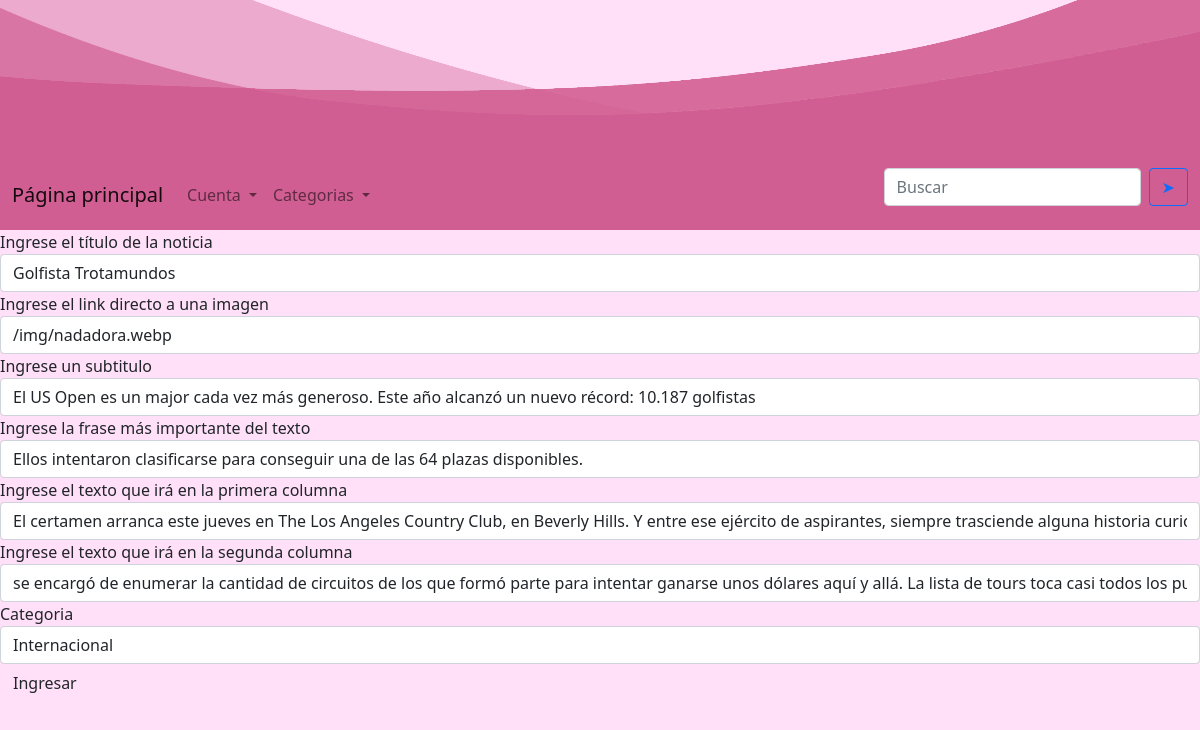
The page /modificar/2 on the database as committed earlier.
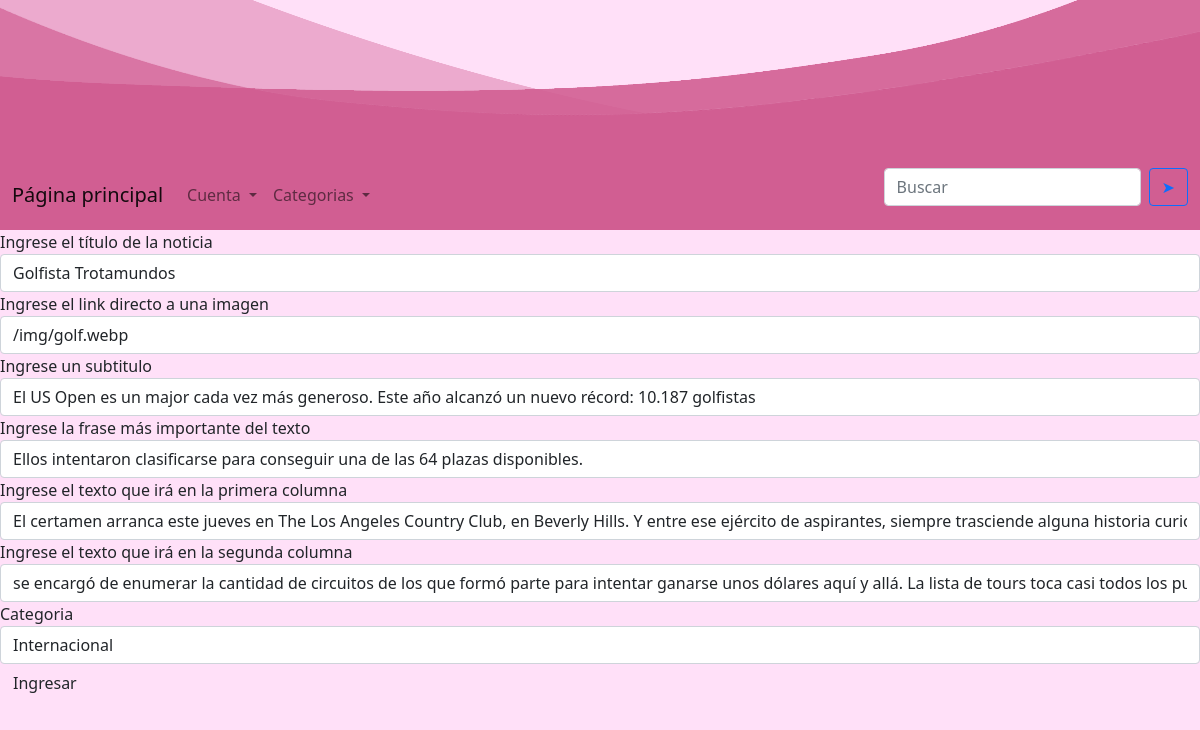
The same page on the database as committed later.
### app.py (models this page shows)
class Noticia(db.Model):
    __tablename__ = "Noticias"
    id = db.Column(db.Integer, primary_key=True)
    titulo = db.Column(db.String(50), nullable=False)
    imagen = db.Column(db.String(120), nullable=False)
    subtitulo = db.Column(db.String(300), nullable=False)
    resaltado = db.Column(db.String(500), nullable=False)
    columna1 = db.Column(db.String(2000), nullable=False)
    columna2 = db.Column(db.String(2000), nullable=False)
    categoria = db.Column(db.String(16), nullable=False)

### app.py (the view, shortened to what this page needs)
@app.route('/modificar/<int:id>', methods=['GET', 'POST'])
def modificar(id):
    modificar = Modificar()
    noticia_a_modificar = Noticia.query.get_or_404(id)
    modificar.titulo.data    = noticia_a_modificar.titulo
    modificar.imagen.data    = noticia_a_modificar.imagen
    modificar.subtitulo.data = noticia_a_modificar.subtitulo
    modificar.resaltado.data = noticia_a_modificar.resaltado
    modificar.columna1.data  = noticia_a_modificar.columna1
    modificar.columna2.data  = noticia_a_modificar.columna2
    modificar.categoria.data = noticia_a_modificar.categoria
    return render_template("modificar-noticia.html", form=modificar, noticia_a_modificar=noticia_a_modificar)

### ModificarNoticia.py
class Modificar(FlaskForm):
    titulo = StringField("Ingrese el título de la noticia", validators=[DataRequired(),Length(min=5, max=50,message="El largo del título debe ser mayor a 5 y menor a 50.")])
    imagen = StringField("Ingrese el link directo a una imagen", validators=[DataRequired()])
    subtitulo = StringField("Ingrese un subtitulo", validators=[DataRequired()])
    resaltado = StringField("Ingrese la frase más importante del texto", validators=[DataRequired()])
    columna1 = StringField("Ingrese el texto que irá en la primera columna", validators=[DataRequired()])
    columna2 = StringField("Ingrese el texto que irá en la segunda columna", validators=[DataRequired()])
    categoria = SelectField(choices=[('deportes', 'Deportes'),('misterios','Misterios'),('general','General'),('tecnologia', 'Tecnologia'), ('internacional','Internacional')], validators=[DataRequired()])
    submit = SubmitField("Ingresar")

### templates/modificar-noticia.html (shortened to what this page needs)
{% extends "navbar.html" %}
{% import "bootstrap/wtf.html" as wtf %}
{% block head %}
{{ super() }}
{% endblock %}
{% block body %}
{{super()}}
{{ wtf.quick_form(form) }}
{% endblock %}

Rows that differ between the two databases and show on the page:
changed Noticia "Golfista Trotamundos": imagen "/img/nadadora.webp" → "/img/golf.webp"
